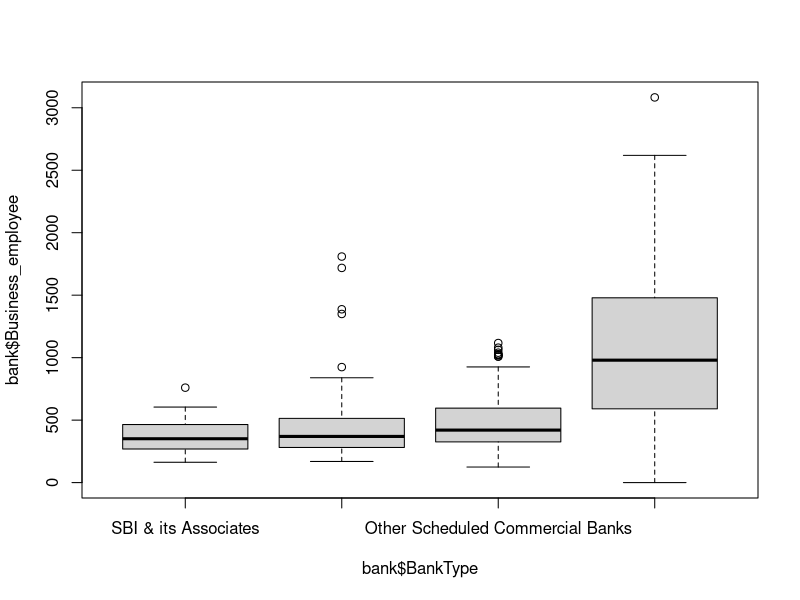
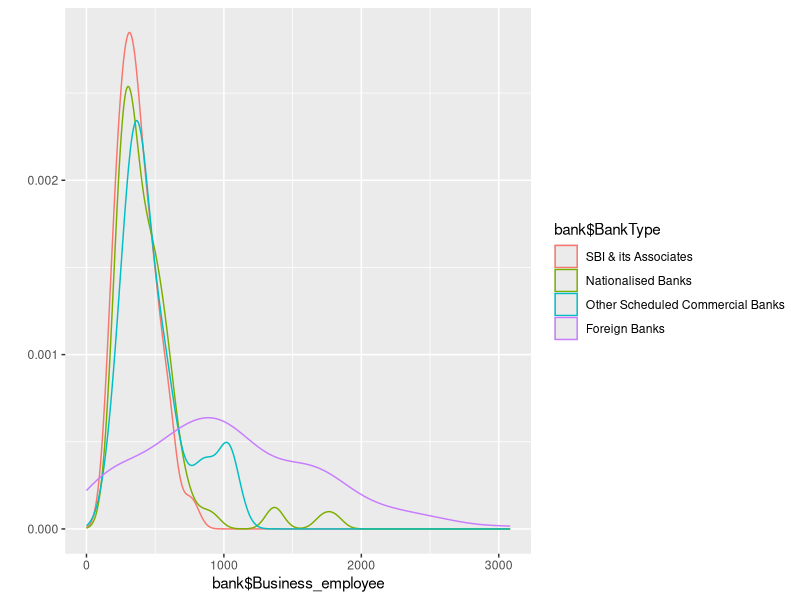

Reproduce these figures in R, in order.
library(haven)
library(labelled)
library(ggplot2)

setwd("~/Rscripts/annova")

bank <- read_sav("datafiles/bank.sav")

# Identity the factor and convert the data type to be a factor
bank$BankType = to_factor(bank$BankType)

# Plot the boxplot for groups by channel no
boxplot(bank$Business_employee ~ bank$BankType, data = bank)

# Super imposed denisty plot by factor
qplot(bank$Business_employee, colour=bank$BankType, data=bank, geom="density")

# Get the annova table
bank.aov <- aov(bank$Business_employee ~ bank$BankType, data = bank)

summary(bank.aov)
